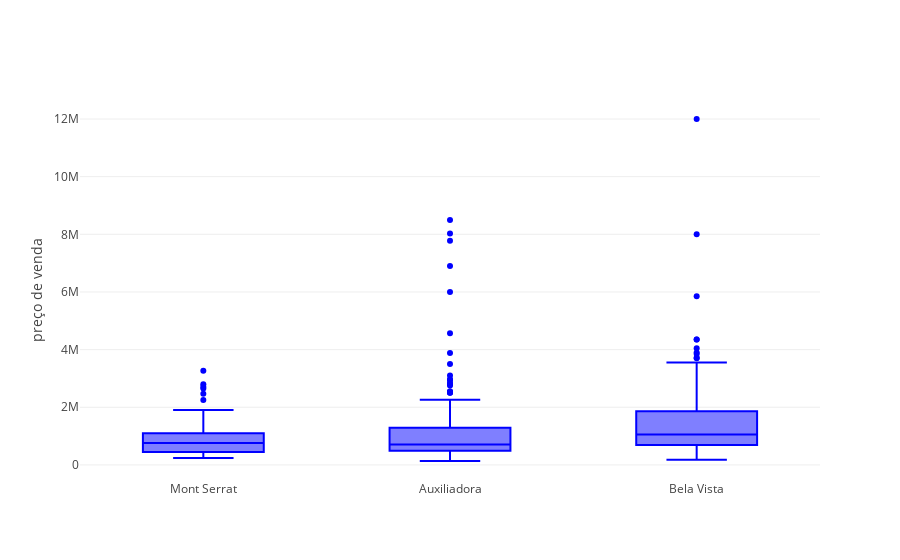

Source (notebook cell):
### Code cell
# boxplot para identificar outliers

from plotly.offline import download_plotlyjs, init_notebook_mode, plot, iplot
init_notebook_mode(connected=True)
import plotly.plotly as py
import plotly.graph_objs as go

x = df.district

trace0 = go.Box(
    y=df.price,
    x=x,
    name='kale',
    marker=dict(
        color='blue'
    )
)

data = [trace0]
layout = go.Layout(
    yaxis=dict(
        title='preço de venda',
        zeroline=False
    ),
    boxmode='group'
)

fig = go.Figure(data=data, layout=layout)
iplot(fig)

### Figure 1 — Plotly figure (JSON) as saved in the notebook; plotly's stock layout.template omitted (floating-point values rounded to 4 significant figures; data arrays with more than 128 entries replaced by an {"elided": "..."} marker saying what was removed)
{"data": [{"marker": {"color": "blue"}, "name": "kale", "type": "box", "uid": "73bd2de2-a179-11e8-8ebd-4865ee195c3a", "x": {"elided": "479 str values"}, "y": {"elided": "479 int values"}}], "layout": {"boxmode": "group", "yaxis": {"title": "preço de venda", "zeroline": false}}}
